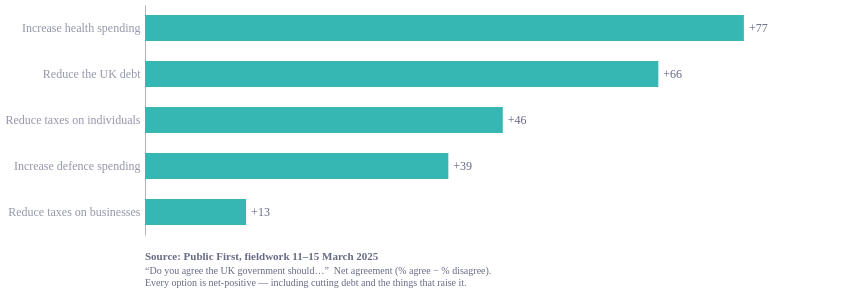

Notebook code cell kept with this figure:
### Code cell
import pandas as pd
import altair as alt
from ecostyles import EcoStyles

styles = EcoStyles(); styles.register_and_enable_theme()

df = pd.DataFrame([
    ("Increase health spending",    77),
    ("Reduce the UK debt",          66),
    ("Reduce taxes on individuals", 46),
    ("Increase defence spending",   39),
    ("Reduce taxes on businesses",  13),
], columns=["stmt", "net"])
df["series"] = "net"   # constant -> theme assigns one palette colour

base = alt.Chart(df).encode(
    y=alt.Y("stmt:N", sort="-x", title=None,
            axis=alt.Axis(labelFontSize=12, labelLimit=220)))

bars = base.mark_bar(height=26).encode(
    x=alt.X("net:Q", title=None, axis=None,
            scale=alt.Scale(domain=[0, 85])),
    color=alt.Color("series:N", legend=None))   # theme colours it

labels = base.mark_text(align="left", dx=5, fontSize=12, color="#676A86").encode(
    x="net:Q", text=alt.Text("net:Q", format="+d"))

caption = alt.Title(
    text="Source: Public First, fieldwork 11–15 March 2025",
    subtitle=[
        "“Do you agree the UK government should…”  Net agreement (% agree − % disagree).",
        "Every option is net-positive — including cutting debt and the things that raise it.",
    ],
    orient="bottom", anchor="start",
    fontSize=11, subtitleFontSize=10,
    color="#676A86", subtitleColor="#676A86", dy=12)

chart = (
    (bars + labels)
    .properties(width=700, height=alt.Step(46), title=caption)
    .configure(background="white", font="Circular Std")
    .configure_view(fill="transparent", stroke="transparent"))

styles.save(chart, name="public_views1", svg=True)
chart

### Figure 1 — Vega-Lite specification as saved in the notebook (floating-point values rounded to 4 significant figures)
{"config": {"font": "Circular Std", "text": {"color": "#676A86", "align": "left", "baseline": "middle", "dx": 7, "dy": 0, "fontSize": 11}, "view": {"stroke": "transparent", "continuousWidth": 400, "continuousHeight": 300, "discreteWidth": 400, "discreteHeight": 300, "fill": "transparent"}, "range": {"category": ["#36B7B4", "#E6224B", "#F4C245", "#0063AF", "#00A767", "#179FDB", "#EB5C2E", "#5C267B", "#122B39"], "diverging": ["#E6224B", "#E54753", "#C9C9C9", "#179FDB", "#122B39"], "heatmap": ["#C9C9C9", "#179FDB", "#0063AF", "#122B39"], "ordinal": ["#00A767", "#36B7B4", "#179FDB", "#0063AF", "#243B5A"]}, "bar": {"color": "#179fdb"}, "line": {"color": "#e6224b"}, "rule": {"color": "#676A86"}, "area": {"opacity": 0.8}, "point": {"filled": true, "size": 80, "color": "#e6224b", "opacity": 0.95}, "geoshape": {"stroke": "white", "strokeWidth": 0.3}, "rect": {"fill": "#d6d4d4", "opacity": 0.3}, "axis": {"labelColor": "#676A86", "labelFontSize": 11, "labelFont": "Circular Std", "labelOpacity": 0.7, "tickColor": "#676A86", "tickOpacity": 0.5, "domainColor": "#676A86", "domainOpacity": 0.5, "gridColor": "#676A86", "gridDash": [2, 2], "gridOpacity": 0.5, "title": null, "titleColor": "#676A86", "titleOpacity": 0.8, "tickSize": 4}, "axisXDiscrete": {"grid": false, "labelAngle": 0, "tickCount": 10, "tickOpacity": 0.5, "title": null}, "axisYDiscrete": {"ticks": false, "labelPadding": 5}, "axisXTemporal": {"grid": false, "ticks": true}, "axisXQuantitative": {"grid": true}, "axisYQuantitative": {"gridColor": "#676A86", "gridDash": [1, 5], "gridOpacity": 0.5, "ticks": false, "labelPadding": 5, "tickCount": 8, "titleAngle": 0, "titleAlign": "left", "titleBaseline": "bottom", "titleX": 0, "titleY": -5}, "title": {"color": "#676A86E6", "subtitleColor": "#676A86", "font": "Circular Std", "subtitleFont": "Circular Std", "anchor": "start", "fontSize": 14, "subtitleFontSize": 12, "subtitlePadding": 4, "offset": 0, "frame": "group"}, "legend": {"titleColor": "#122b39", "title": null, "labelColor": "#122b39", "labelFontSize": 11}, "background": "white"}, "layer": [{"mark": {"type": "bar", "height": 26}, "encoding": {"color": {"field": "series", "legend": null, "type": "nominal"}, "x": {"axis": null, "field": "net", "scale": {"domain": [0, 85]}, "title": null, "type": "quantitative"}, "y": {"axis": {"labelFontSize": 12, "labelLimit": 220}, "field": "stmt", "sort": "-x", "title": null, "type": "nominal"}}}, {"mark": {"type": "text", "align": "left", "color": "#676A86", "dx": 5, "fontSize": 12}, "encoding": {"text": {"field": "net", "format": "+d", "type": "quantitative"}, "x": {"field": "net", "type": "quantitative"}, "y": {"axis": {"labelFontSize": 12, "labelLimit": 220}, "field": "stmt", "sort": "-x", "title": null, "type": "nominal"}}}], "data": {"name": "data-ad0b1af59c632f7d11361ec1ffff8589"}, "height": {"step": 46}, "title": {"text": "Source: Public First, fieldwork 11–15 March 2025", "anchor": "start", "color": "#676A86", "dy": 12, "fontSize": 11, "orient": "bottom", "subtitle": ["“Do you agree the UK government should…”  Net agreement (% agree − % disagree).", "Every option is net-positive — including cutting debt and the things that raise it."], "subtitleColor": "#676A86", "subtitleFontSize": 10}, "width": 700, "$schema": "https://vega.github.io/schema/vega-lite/v6.4.1.json", "datasets": {"data-ad0b1af59c632f7d11361ec1ffff8589": [{"stmt": "Increase health spending", "net": 77, "series": "net"}, {"stmt": "Reduce the UK debt", "net": 66, "series": "net"}, {"stmt": "Reduce taxes on individuals", "net": 46, "series": "net"}, {"stmt": "Increase defence spending", "net": 39, "series": "net"}, {"stmt": "Reduce taxes on businesses", "net": 13, "series": "net"}]}}
